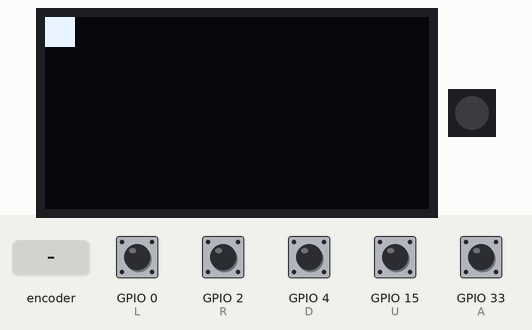
Bench run of a program on a simulated ESP32 board running MicroPython. Shown: 128×64 one-colour display, 1 RGB LEDs in strip order, left to right. The inputs (shaded band) are chosen by the test bench; at power-on: GPIO 0 (L), GPIO 2 (R), GPIO 4 (D), GPIO 15 (U), GPIO 33 (A) HIGH. Random numbers come from a fixed seed; library files of the repository ran but are not shown: ssd1306.py.

Above: at 1.07 s.
1.3 s: GPIO 2 (R) pulled LOW for 0.6 s
At 1.54 s:
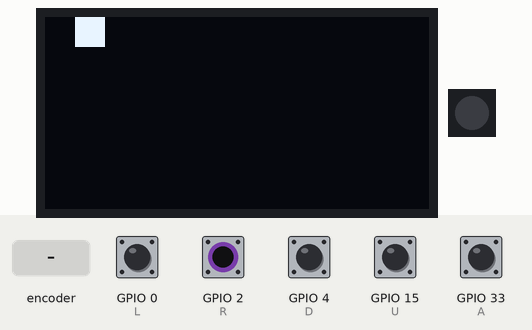
3.4 s: GPIO 4 (D) pulled LOW for 0.6 s
At 3.9 s:
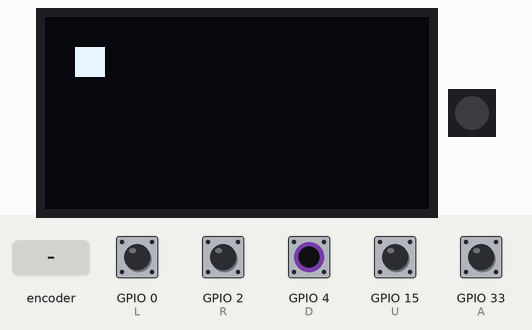
5.5 s: GPIO 0 (L) pulled LOW for 0.6 s
At 5.79 s:
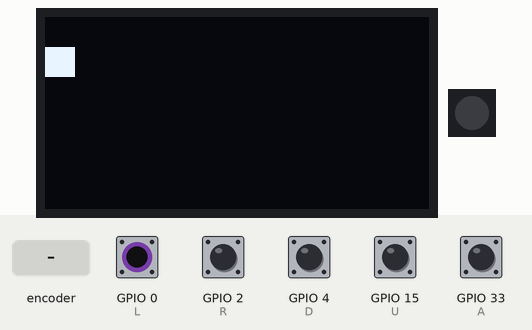
7.6 s: rotary encoder on GPIO 33 (A) / GPIO 32 (B) turned 3 steps (first pin leading)
At 8.41 s:
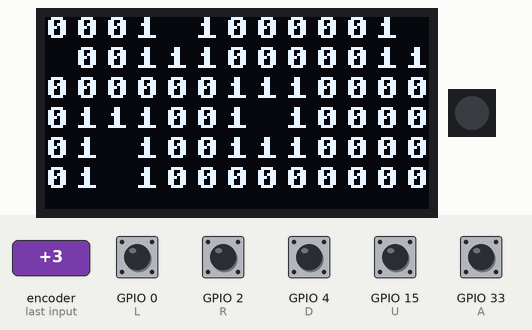
10.2 s: GPIO 15 (U) pulled LOW for 0.6 s
At 10.79 s:
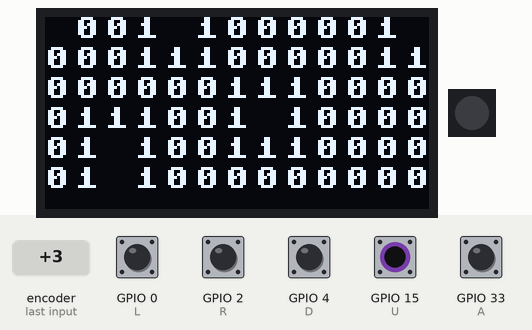
12.3 s: GPIO 2 (R) pulled LOW for 1 s
At 12.7 s:
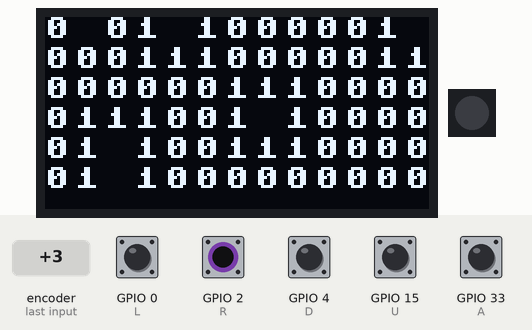
Timing chart, 0 to 15.3 s (numbered marks = the images above; inputs shaded):
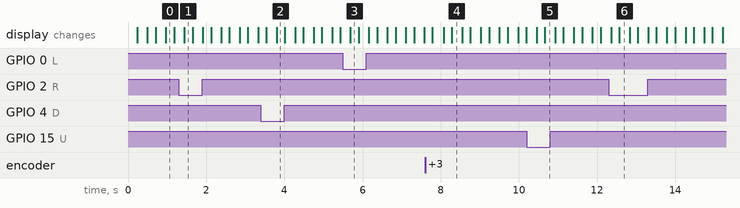

The program:

mine.py
```python
from badge import oled, btn
from time import sleep_ms
import random

# Define constants
GRID_WIDTH = 13  # Reduced width
GRID_HEIGHT = 6  # Reduced height
NUM_MINES = 4  # Reduced number of mines

# Define colors
COLOR_WHITE = 1
COLOR_BLACK = 0
COLOR_RED = 2

CELL_SIZE = 10  # Size of each cell in pixels

class MinesweeperGame:
    def __init__(self):
        self.grid = [[0 for _ in range(GRID_WIDTH)] for _ in range(GRID_HEIGHT)]
        self.mines = self.place_mines()
        self.revealed = [[False for _ in range(GRID_WIDTH)] for _ in range(GRID_HEIGHT)]
        self.game_over = False
        self.cursor_x = 0
        self.cursor_y = 0

    def place_mines(self):
        mines = set()
        while len(mines) < NUM_MINES:
            x = random.randint(0, GRID_WIDTH - 1)
            y = random.randint(0, GRID_HEIGHT - 1)
            mines.add((x, y))
        return mines

    def move_cursor(self, direction):
        if direction == 'U':
            self.cursor_y = max(0, self.cursor_y - 1)
        elif direction == 'D':
            self.cursor_y = min(GRID_HEIGHT - 1, self.cursor_y + 1)
        elif direction == 'L':
            self.cursor_x = max(0, self.cursor_x - 1)
        elif direction == 'R':
            self.cursor_x = min(GRID_WIDTH - 1, self.cursor_x + 1)

    def reveal_cell(self, x=None, y=None):
        if x is None:
            x = self.cursor_x
        if y is None:
            y = self.cursor_y

        if (x, y) in self.mines:
            self.game_over = True
        elif not self.revealed[y][x]:
            self.revealed[y][x] = True
            if self.count_adjacent_mines(x, y) == 0:
                for dx in range(-1, 2):
                    for dy in range(-1, 2):
                        new_x = x + dx
                        new_y = y + dy
                        if 0 <= new_x < GRID_WIDTH and 0 <= new_y < GRID_HEIGHT:
                            self.reveal_cell(new_x, new_y)

        # Check if all non-mine cells are revealed
        if all(self.revealed[y][x] or (x, y) in self.mines for y in range(GRID_HEIGHT) for x in range(GRID_WIDTH)):
            self.game_over = True

    def count_adjacent_mines(self, x, y):
        count = sum((x + dx, y + dy) in self.mines for dx in range(-1, 2) for dy in range(-1, 2) if 0 <= x + dx < GRID_WIDTH and 0 <= y + dy < GRID_HEIGHT)
        return count

    def draw(self):
        oled.fill(0)

        for y in range(GRID_HEIGHT):
            for x in range(GRID_WIDTH):
                if self.revealed[y][x]:
                    if (x, y) in self.mines:
                        oled.fill_rect(x * CELL_SIZE, y * CELL_SIZE, CELL_SIZE, CELL_SIZE, COLOR_RED)
                    else:
                        count = self.count_adjacent_mines(x, y)
                        if count > 0:
                            oled.text(str(count), x * CELL_SIZE, y * CELL_SIZE, COLOR_WHITE)
                        else:
                            oled.text("0", x * CELL_SIZE, y * CELL_SIZE, COLOR_WHITE)
                else:
                    oled.fill_rect(x * CELL_SIZE, y * CELL_SIZE, CELL_SIZE, CELL_SIZE, COLOR_BLACK)

        # Blinking cursor
        if not self.game_over:
            if (self.cursor_x, self.cursor_y) not in self.mines:
                oled.fill_rect(self.cursor_x * CELL_SIZE, self.cursor_y * CELL_SIZE, CELL_SIZE, CELL_SIZE, COLOR_WHITE)
                oled.show()
                sleep_ms(200)  # Reduced sleep duration
                oled.fill_rect(self.cursor_x * CELL_SIZE, self.cursor_y * CELL_SIZE, CELL_SIZE, CELL_SIZE, COLOR_BLACK)
                oled.show()
                sleep_ms(200)  # Reduced sleep duration

def app_start():
    game = MinesweeperGame()

    while not game.game_over:
        if btn.U.value() == 0:
            game.move_cursor('U')
        elif btn.D.value() == 0:
            game.move_cursor('D')
        elif btn.L.value() == 0:
            game.move_cursor('L')
        elif btn.R.value() == 0:
            game.move_cursor('R')
        elif btn.A.value() == 0:
            game.reveal_cell()

        game.draw()
        sleep_ms(50)  # Adjusted sleep duration for responsiveness

    # Display game over message
    oled.fill(0)
    if all(game.revealed[y][x] or (x, y) in game.mines for y in range(GRID_HEIGHT) for x in range(GRID_WIDTH)):
        oled.text("You win!", 28, 28, COLOR_WHITE)
    else:
        oled.text("Game Over!", 28, 28, COLOR_WHITE)
    oled.show()

    # Wait for button B to be pressed to continue
    while btn.B.value() != 0:
        pass

    # Clear the display before starting a new game
    oled.fill(0)

app_start()

# from badge import oled, btn
# from time import sleep_ms
# import random

# # Define constants
# GRID_WIDTH = 13  # Reduced width
# GRID_HEIGHT = 6  # Reduced height
# NUM_MINES = 4  # Reduced number of mines

# # Define colors
# COLOR_WHITE = 1
# COLOR_BLACK = 0
# COLOR_RED = 2

# CELL_SIZE = 10  # Size of each cell in pixels

# class MinesweeperGame:
#     def __init__(self):
#         self.grid = [[0 for _ in range(GRID_WIDTH)] for _ in range(GRID_HEIGHT)]
#         self.mines = self.place_mines()
#         self.revealed = [[False for _ in range(GRID_WIDTH)] for _ in range(GRID_HEIGHT)]
#         self.game_over = False
#         self.cursor_x = 0
#         self.cursor_y = 0

#     def place_mines(self):
#         mines = set()
#         while len(mines) < NUM_MINES:
#             x = random.randint(0, GRID_WIDTH - 1)
#             y = random.randint(0, GRID_HEIGHT - 1)
#             mines.add((x, y))
#         return mines

#     def move_cursor(self, direction):
#         if direction == 'U':
#             self.cursor_y = max(0, self.cursor_y - 1)
#         elif direction == 'D':
#             self.cursor_y = min(GRID_HEIGHT - 1, self.cursor_y + 1)
#         elif direction == 'L':
#             self.cursor_x = max(0, self.cursor_x - 1)
#         elif direction == 'R':
#             self.cursor_x = min(GRID_WIDTH - 1, self.cursor_x + 1)

#     def reveal_cell(self, x=None, y=None):
#         if x is None:
#             x = self.cursor_x
#         if y is None:
#             y = self.cursor_y

#         if (x, y) in self.mines:
#             self.game_over = True
#         elif not self.revealed[y][x]:
#             self.revealed[y][x] = True
#             if self.count_adjacent_mines(x, y) == 0:
#                 for dx in range(-1, 2):
#                     for dy in range(-1, 2):
#                         new_x = x + dx
#                         new_y = y + dy
#                         if 0 <= new_x < GRID_WIDTH and 0 <= new_y < GRID_HEIGHT:
#                             self.reveal_cell(new_x, new_y)

#     def count_adjacent_mines(self, x, y):
#         count = sum((x + dx, y + dy) in self.mines for dx in range(-1, 2) for dy in range(-1, 2) if 0 <= x + dx < GRID_WIDTH and 0 <= y + dy < GRID_HEIGHT)
#         return count

#     def draw(self):
#         oled.fill(0)

#         for y in range(GRID_HEIGHT):
#             for x in range(GRID_WIDTH):
#                 if self.revealed[y][x]:
#                     if (x, y) in self.mines:
#                         oled.fill_rect(x * CELL_SIZE, y * CELL_SIZE, CELL_SIZE, CELL_SIZE, COLOR_RED)
#                     else:
#                         count = self.count_adjacent_mines(x, y)
#                         if count > 0:
#                             oled.text(str(count), x * CELL_SIZE, y * CELL_SIZE, COLOR_WHITE)
#                         else:
#                             oled.text("0", x * CELL_SIZE, y * CELL_SIZE, COLOR_WHITE)
#                 else:
#                     oled.fill_rect(x * CELL_SIZE, y * CELL_SIZE, CELL_SIZE, CELL_SIZE, COLOR_BLACK)

#         # Blinking cursor
#         if not self.game_over:
#             if (self.cursor_x, self.cursor_y) not in self.mines:
#                 oled.fill_rect(self.cursor_x * CELL_SIZE, self.cursor_y * CELL_SIZE, CELL_SIZE, CELL_SIZE, COLOR_WHITE)
#                 oled.show()
#                 sleep_ms(300)
#                 oled.fill_rect(self.cursor_x * CELL_SIZE, self.cursor_y * CELL_SIZE, CELL_SIZE, CELL_SIZE, COLOR_BLACK)
#                 oled.show()
#                 sleep_ms(300)

# def app_start():
#     game = MinesweeperGame()

#     while not game.game_over:
#         if btn.U.value() == 0:
#             game.move_cursor('U')
#         elif btn.D.value() == 0:
#             game.move_cursor('D')
#         elif btn.L.value() == 0:
#             game.move_cursor('L')
#         elif btn.R.value() == 0:
#             game.move_cursor('R')
#         elif btn.A.value() == 0:
#             game.reveal_cell()

#         game.draw()
#         sleep_ms(100)  # Adjust speed here

#     # Display game over message
#     oled.fill(0)
#     oled.text("Game Over!", 28, 28, COLOR_WHITE)
#     oled.show()

#     # Wait for button B to be pressed to continue
#     while btn.B.value() != 0:
#         pass

#     # Clear the display before starting a new game
#     oled.fill(0)

# app_start()


# from badge import oled, btn
# from time import sleep_ms
# import random

# # Define constants
# GRID_WIDTH = 13  # Reduced width
# GRID_HEIGHT = 6  # Reduced height
# NUM_MINES = 4  # Reduced number of mines

# # Define colors
# COLOR_WHITE = 1
# COLOR_BLACK = 0
# COLOR_RED = 2

# CELL_SIZE = 10  # Size of each cell in pixels

# class MinesweeperGame:
#     def __init__(self):
#         self.grid = [[0 for _ in range(GRID_WIDTH)] for _ in range(GRID_HEIGHT)]
#         self.mines = self.place_mines()
#         self.revealed = [[False for _ in range(GRID_WIDTH)] for _ in range(GRID_HEIGHT)]
#         self.game_over = False
#         self.cursor_x = 0
#         self.cursor_y = 0

#     def place_mines(self):
#         mines = set()
#         while len(mines) < NUM_MINES:
#             x = random.randint(0, GRID_WIDTH - 1)
#             y = random.randint(0, GRID_HEIGHT - 1)
#             mines.add((x, y))
#         return mines

#     def move_cursor(self, direction):
#         if direction == 'U':
#             self.cursor_y = max(0, self.cursor_y - 1)
#         elif direction == 'D':
#             self.cursor_y = min(GRID_HEIGHT - 1, self.cursor_y + 1)
#         elif direction == 'L':
#             self.cursor_x = max(0, self.cursor_x - 1)
#         elif direction == 'R':
#             self.cursor_x = min(GRID_WIDTH - 1, self.cursor_x + 1)

#     def reveal_cell(self, x=None, y=None):
#         if x is None:
#             x = self.cursor_x
#         if y is None:
#             y = self.cursor_y

#         if (x, y) in self.mines:
#             self.game_over = True
#         elif not self.revealed[y][x]:
#             self.revealed[y][x] = True
#             if self.count_adjacent_mines(x, y) == 0:
#                 for dx in range(-1, 2):
#                     for dy in range(-1, 2):
#                         new_x = x + dx
#                         new_y = y + dy
#                         if 0 <= new_x < GRID_WIDTH and 0 <= new_y < GRID_HEIGHT:
#                             self.reveal_cell(new_x, new_y)

#     def count_adjacent_mines(self, x, y):
#         count = sum((x + dx, y + dy) in self.mines for dx in range(-1, 2) for dy in range(-1, 2) if 0 <= x + dx < GRID_WIDTH and 0 <= y + dy < GRID_HEIGHT)
#         return count

#     def draw(self):
#         oled.fill(0)

#         for y in range(GRID_HEIGHT):
#             for x in range(GRID_WIDTH):
#                 if self.revealed[y][x]:
#                     if (x, y) in self.mines:
#                         oled.fill_rect(x * CELL_SIZE, y * CELL_SIZE, CELL_SIZE, CELL_SIZE, COLOR_RED)
#                     else:
#                         count = self.count_adjacent_mines(x, y)
#                         oled.text(str(count), x * CELL_SIZE, y * CELL_SIZE, COLOR_WHITE)
#                 else:
#                     if self.cursor_x == x and self.cursor_y == y:
#                         oled.fill_rect(x * CELL_SIZE, y * CELL_SIZE, CELL_SIZE, CELL_SIZE, COLOR_RED)
#                     else:
#                         oled.fill_rect(x * CELL_SIZE, y * CELL_SIZE, CELL_SIZE, CELL_SIZE, COLOR_BLACK)

#         oled.show()

# def app_start():
#     game = MinesweeperGame()

#     while not game.game_over:
#         if btn.U.value() == 0:
#             game.move_cursor('U')
#         elif btn.D.value() == 0:
#             game.move_cursor('D')
#         elif btn.L.value() == 0:
#             game.move_cursor('L')
#         elif btn.R.value() == 0:
#             game.move_cursor('R')
#         elif btn.A.value() == 0:
#             game.reveal_cell()

#         game.draw()
#         sleep_ms(100)  # Adjust speed here

#     # Display game over message
#     oled.fill(0)
#     oled.text("Game Over!", 28, 28, COLOR_WHITE)
#     oled.show()

#     # Wait for button B to be pressed to continue
#     while btn.B.value() != 0:
#         pass

#     # Clear the display before starting a new game
#     oled.fill(0)

# app_start()
```

badge.py
```python
import network
import ssd1306
from neopixel import NeoPixel
from machine import Pin,I2C,ADC

class btn:
	U=Pin(15,Pin.IN,Pin.PULL_UP)
	D=Pin(4,Pin.IN,Pin.PULL_UP)
	L=Pin(0,Pin.IN,Pin.PULL_UP)
	R=Pin(2,Pin.IN,Pin.PULL_UP)
	A=Pin(33,Pin.IN,Pin.PULL_UP)
	B=Pin(32,Pin.IN,Pin.PULL_UP)

i2c = I2C(scl=Pin(22),sda=Pin(21),freq=10000000)
oled = ssd1306.SSD1306_I2C(128,64,i2c,0x3c)

np = NeoPixel(Pin(13), 1)

def readConfig():
	import ujson
	config = ujson.load(open('/config.json'))
	return config

def writeConfig(config): # Use responsibly
	cfile = open('/config.json','w')
	import ujson
	ujson.dump(config, cfile)
	cfile.close()

wlanSTA = network.WLAN(network.STA_IF)
wlan = wlanSTA
def connectWifi(creds=-1):
	if creds == -1: creds = readConfig()['wifi']
	wlan.active(True)
	wlan.connect(creds[0],creds[1])
	return wlan

wlanAP = network.WLAN(network.AP_IF)
class battery:
	def __init__(self,vadc=35):
		self.VBAT = ADC(Pin(vadc))
		self.VBAT.width(ADC.WIDTH_12BIT)
		self.VBAT.atten(ADC.ATTN_11DB)
		self.CALIB = 3.6 * 2
		self.VMIN = round(3.4 / self.CALIB * 4096)
		self.VMAX = round(4.3 / self.CALIB * 4096)
	def voltage(self): return self.VBAT.read() / 4096 * self.CALIB
	def percentage(self): return (self.VBAT.read() - self.VMIN) / (self.VMAX - self.VMIN)

BAT = battery()
```
